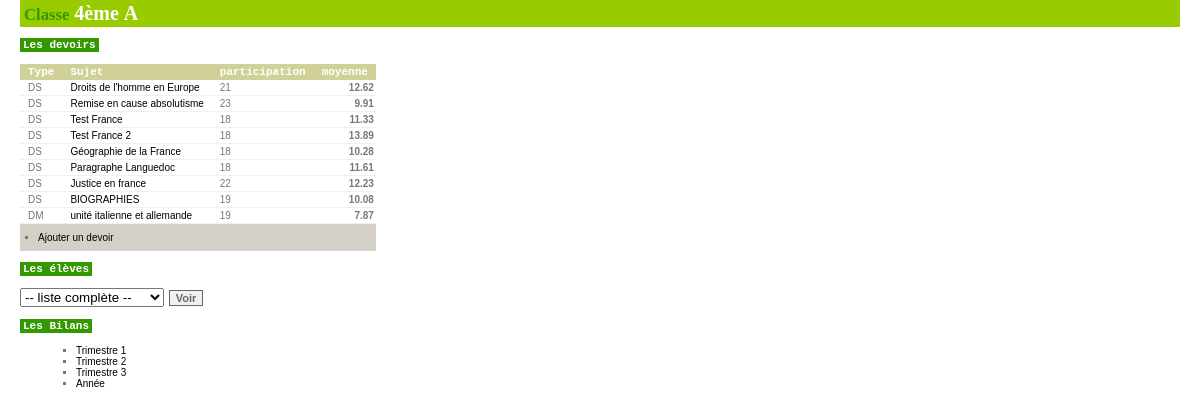
The app's page /sacerdoce/classe.php?code_classe=47 (signed in) with its own data.
### tables this page shows
CREATE TABLE `sdc_classe` (
  `code` smallint(5) unsigned NOT NULL auto_increment,
  `niveau` enum('6ème','5ème','4ème','3ème','seconde','première','terminale') default NULL,
  `indice` char(2) default NULL,
  `code_affectation` smallint(5) unsigned default NULL,
  PRIMARY KEY  (`code`)
);

CREATE TABLE `sdc_devoir` (
  `code` mediumint(8) unsigned NOT NULL auto_increment,
  `code_classe` smallint(5) unsigned default NULL,
  `date_remise` date default NULL,
  `trimestre` enum('1','2','3') default NULL,
  `coef` decimal(3,1) default NULL,
  `type` enum('DM','DS') default NULL,
  `discipline` enum('histoire','géographie','éducation civique') default NULL,
  `sujet` varchar(100) default NULL,
  PRIMARY KEY  (`code`)
);

### sacerdoce/class/classe.class.php (called while the page is built, shortened)
<?php
include_once 'devoir.class.php';
include_once 'eleve.class.php';
include_once 'performance.class.php';
class Classe {
	var $code;
	var $niveau;
	var $indice;
	var $eleves;
	function Classe($code=NULL)
	{
		$this->code = $code;
	}
	function dataFeed($row)
	{
		if (is_array($row)){
			if (isset($row['code_classe'])) $this->code = $row['code_classe'];
			if (isset($row['niveau_classe'])) $this->niveau = $row['niveau_classe'];
			if (isset($row['indice_classe'])) $this->indice = $row['indice_classe'];
			return true;
		}
		return false;
	}
	function initFromDB()
	{
		$sql = 'SELECT';
		$sql.= ' code AS code_classe,';
		$sql.= ' niveau AS niveau_classe,';
		$sql.= ' indice AS indice_classe,';
		$sql.= ' code_affectation';
		$sql.= ' FROM ';
		if (defined("DB_TABLE_PREFIX")) $sql.= DB_TABLE_PREFIX.'_';
		$sql.= 'classe';
		$sql.= ' WHERE code='.$this->code;
		$rowset = mysql_query($sql);
		$row = mysql_fetch_assoc($rowset);
		return $this->dataFeed($row);
	}
	function getEleves()
	{
		if (!isset($this->eleves)) {
			$this->eleves = array();
			$fields = array('code AS code_eleve', 'prenom AS prenom_eleve', 'nom AS nom_eleve', 'sexe AS sexe_eleve', 'doublant AS doublant_eleve', 'date_naissance AS date_naissance_eleve', 'pays_naissance AS pays_naissance_eleve', 'adresse AS adresse_eleve', 'ville AS ville_eleve', 'commentaire AS commentaire_eleve');
			$sql = 'SELECT ';
			$sql.= implode(',', $fields);
			$sql.= ' FROM ';
			if (defined("DB_TABLE_PREFIX")) $sql.= DB_TABLE_PREFIX.'_';
			$sql.= 'eleve';
			$sql.= ' WHERE code_classe='.$this->code;
			$sql.= ' ORDER BY nom, prenom';
			$rowset = mysql_query($sql);
			while ($row = mysql_fetch_assoc($rowset)) {
				$eleve = new Eleve();
				$eleve->dataFeed($row);
				$this->eleves[$eleve->getCode()] = $eleve;
			}
		}
		return $this->eleves;
	}
	function getElevesNb()
	{
		return $this->getEleves() ? count($this->eleves) : NULL;
	}
	function getChaine()
	{
		return $this->niveau."&nbsp;".$this->indice;
	}
	function getCode()
	{
		return isset($this->code) ? $this->code : NULL;
	}
}
?>

### sacerdoce/class/devoir.class.php (called while the page is built, shortened)
<?php
include_once 'classe.class.php';
include_once 'performance.class.php';
class Devoir {
	var $code;
	var $performances;
	function Devoir($code=NULL)
	{
		$this->code = $code;
	}
	function dataFeed($array=NULL)
	{
		if (is_null($array) || !is_array($array)) {
			return $this->initFromDB();
		} else {
			if (isset($array['code_devoir'])) $this->code = $array['code_devoir'];
			if (isset($array['sujet_devoir'])) $this->sujet = $array['sujet_devoir'];
			if (isset($array['type_devoir'])) $this->type = $array['type_devoir'];
			if (isset($array['moyenne_devoir'])) $this->moyenne = $array['moyenne_devoir'];
			return true;
		}
	}
	function initPerformancesFromDB()
	{
		$this->performances = array();
		$sql = 'SELECT';
		$sql.= ' code AS code_performance,';
		$sql.= ' note AS note_performance,';
		$sql.= ' appreciation AS appreciation_performance,';
		$sql.= ' code_eleve,';
		$sql.= ' code_devoir';
		$sql.= ' FROM ';
		if (defined("DB_TABLE_PREFIX")) $sql.= DB_TABLE_PREFIX.'_';
		$sql.= 'performance';
		$sql.= ' WHERE code_devoir='.$this->code;
		$rowset = mysql_query($sql);
		while ($row = mysql_fetch_array($rowset)) {
			$p = new Performance();
			$p->dataFeed($row);
			$this->performances[] = $p;
		}
	}
	function getPerformances()
	{
		if (!isset($this->performances)) {
			$this->initPerformancesFromDB();
		}
		return $this->performances;
	}
	function getNotesNb()
	{
		if (!is_array($this->performances)) $this->getPerformances();
		$nb = 0;
		foreach ($this->performances as $p) {
			$n =& $p->getNote();
			if (isset($n) && strlen($n)>0) $nb++;
		}
		return $nb;
	}
}
?>

### sacerdoce/class/performance.class.php (called while the page is built, shortened)
<?php
include_once 'devoir.class.php';
class Performance {
	function setAttribute($name, $value)
	{
		$value = trim($value);
		$value = html_entity_decode($value);
		return $this->{$name} = $value;
	}
	function getAttribute($name)
	{
		return isset($this->$name) ? $this->$name : NULL;
	}
	function dataFeed($array)
	{
		return true;
	}
	function setEleve(&$eleve)
	{
		if (is_a($eleve, 'Eleve')) $this->eleve = $eleve;
	}
	function setDevoir(&$devoir)
	{
		if (is_a($devoir, 'Devoir')) $this->devoir = $devoir;
	}
	function setNote($input)
	{
		return $this->setAttribute('note', $input) && $this->setMention();
	}
	function getNote()
	{
		return $this->getAttribute('note');
	}
	function setAppreciation($input)
	{
		if (is_null($input) || strlen(trim($input))==0) {
			return false;
		} else {
			return $this->setAttribute('appreciation', $input);
		}
	}
}
?>

### sacerdoce/classe.php (the view, shortened to what this page needs)
<?php
	include_once './class/classe.class.php';
	include_once './class/devoir.class.php';
	include_once './class/performance.class.php';
	$classe = new Classe($_REQUEST['code_classe']);
	$classe->initFromDB();
	$classe->getEleves();
?>
<!DOCTYPE html PUBLIC "-//W3C//DTD XHTML 1.0 Transitional//EN" "http://www.w3.org/TR/xhtml1/DTD/xhtml1-transitional.dtd">
<html xmlns="http://www.w3.org/1999/xhtml">
<head>
<link rel="stylesheet" type="text/css" href="css/main.css" />
</head>
<body>
<h1><small>classe</small> <?php echo $classe->getChaine();?></h1>
<div id="liste_devoirs">
	<h2><span>Les devoirs</span></h2>
	<?php
		echo '<table>';
		echo '<thead>';
		echo '<tr><th>Type</th><th>Sujet</th><th>participation</th><th>moyenne</th></tr>';
		echo '</thead>';
		if ($_SESSION['code_affectation']==$_SESSION['code_lastAffectation'] && $classe->getElevesNb()>0) {
			echo '<tfoot>';
			echo '<tr>';
			echo '<td colspan="4">';
			echo '<ul>';
			echo '<li><a href="devoir_edit.php?code_classe='.$classe->getCode().'">Ajouter un devoir</a></li>';
			echo '</ul>';
			echo '</td>';
			echo '</tr>';
			echo '</tfoot>';
		}
		for ($trimestre=1; $trimestre<4; $trimestre++) {
			$trimestre_devoirs =& $classe->getDevoirs($trimestre);
			foreach ($trimestre_devoirs as $d) {
				echo '<tr>';
				echo '<td title="type du devoir">'.$d->type.'</td>';
				echo '<td>';
				echo '<a href="devoir.php?code_classe='.$classe->getCode().'&code_devoir='.$d->code.'&action=afficher" title="sujet du devoir">'.$d->sujet.'</a>';
				echo '</td>';
				echo '<td title="participation">'.$d->getNotesNb().'</td>';
				echo '<td class="moyenne" title="moyenne des notes">'.$d->moyenne.'</td>';
				echo '</tr>';
			}
		}
		echo '</table>';
	?>
</div>
<div id="liste_eleves">
	<h2><span>Les élèves</span></h2>
	<form action="eleves_frm.php">
		<select name="code_eleve">
			<option value="">-- liste complète --</option>
		</select>
		<button type="submit">Voir</button>
	</form>
</div>
<div id="bilans">
	<h2><span>Les Bilans</span></h2>
	<ul>
		<?php
		for ($trimestre=1; $trimestre<4; $trimestre++){
			echo '<li>';
			$href = 'bilan_trimestre.php?trimestre='.$trimestre.'&code_classe='.$classe->getCode();
			echo '<a href="'.$href.'" target="_blank" title="Lien vers bilan du trimestre">Trimestre '.$trimestre.'</a>';
			echo '</li>';
		}
	?>
	<li><a href="bilan_annuel.php?code_classe=<?php echo $classe->getCode(); ?>" target="_blank" title="Liens vers bilan de l'année">Année</a></li>
	</ul>
</div>
</body>
</html>

### sacerdoce/css/main.css (style rules this page uses)
BODY { background-color:#ffffff; font-family: Verdana, Arial, Helvetica, sans-serif; font-size: 10px; margin:0 20px; padding: 0; color:#777; }
A { color:#000; font-weight: normal; text-decoration:none; }
H1 { font-family: "Palatino Linotype","Times New Roman", Times, serif; font-weight: bold; font-size: 20px; margin: 0 0 8px 0; padding:2px 4px; color:#fff; background-color:#99CC00; }
H1 SMALL { color: #339900; text-transform:capitalize; }
H2 { width:auto; }
H2 * { color: #fff; font-family:"Courier New",Courier, mono; font-size:11px; background-color:#390; white-space:nowrap; padding:1px 3px; }
UL { margin:8px 16px; list-style-type:square; }
TABLE { border-spacing:0px; padding:0; margin:0; width:auto; empty-cells:show; }
THEAD TH { color:#FFFFFF; background-color:#D0D099; font-family:"Courier New",Courier, mono; font-size:11px; text-align:left; padding: 2px 8px; }
TFOOT TD, .tools { background-color:#D4D0C8; padding:4px 2px; }
TFOOT TD UL, .tools UL { margin:4px 16px; padding:0 }
TFOOT TD A, .tools A { color:#000000 }
TBODY TD { padding: 2px 8px; border-bottom:1px solid #F0F0F0 }
BUTTON { font-size: 11px; font-weight:bold; border: 1px solid #666666; color: #666666; background-color: #F0F0F0; text-transform: capitalize; margin:2px }
.moyenne { font-weight:bold; text-align:right; padding:2px; }

### records on screen
sdc_classe: $classe->getChaine() "4ème A"
sdc_devoir: type "DS", sujet "Droits de l'homme en Europe", NotesNb "21", moyenne "12.62"
sdc_devoir: type "DS", sujet "Remise en cause absolutisme", NotesNb "23", moyenne "9.91"
sdc_devoir: type "DS", sujet "Test France", NotesNb "18", moyenne "11.33"
sdc_devoir: type "DS", sujet "Test France 2", NotesNb "18", moyenne "13.89"
sdc_devoir: type "DS", sujet "Géographie de la France", NotesNb "18", moyenne "10.28"
sdc_devoir: type "DS", sujet "Paragraphe Languedoc", NotesNb "18", moyenne "11.61"
sdc_devoir: type "DS", sujet "Justice en france", NotesNb "22", moyenne "12.23"
sdc_devoir: type "DS", sujet "BIOGRAPHIES", NotesNb "19", moyenne "10.08"
sdc_devoir: type "DM", sujet "unité italienne et allemande", NotesNb "19", moyenne "7.87"
